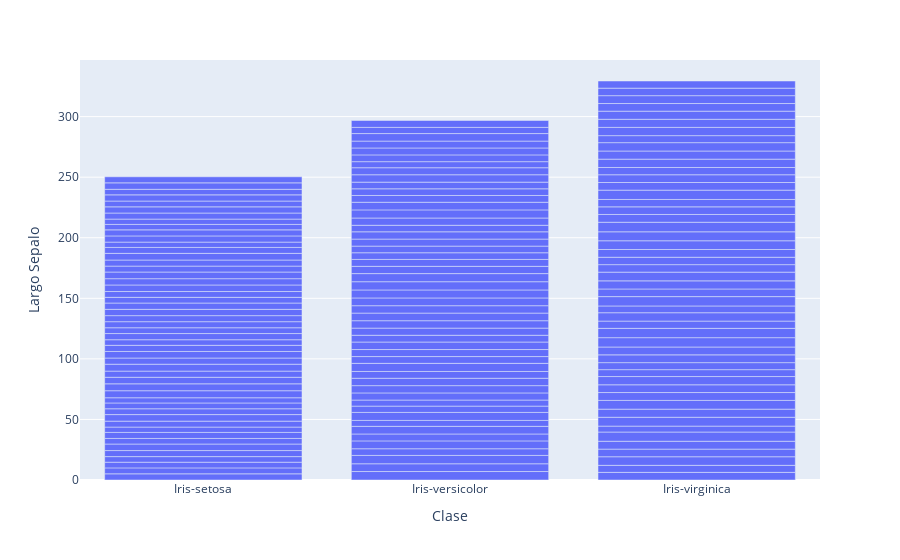

Source (notebook cell):
### Code cell
px.bar(data_frame = df_iris,
       x          = "Clase",
       y          = "Largo Sepalo",
       )

### Figure 1 — Plotly figure (JSON) as saved in the notebook; plotly's stock layout.template omitted (floating-point values rounded to 4 significant figures; data arrays with more than 128 entries replaced by an {"elided": "..."} marker saying what was removed)
{"data": [{"alignmentgroup": "True", "hovertemplate": "Clase=%{x}<br>Largo Sepalo=%{y}<extra></extra>", "legendgroup": "", "marker": {"color": "#636efa", "pattern": {"shape": ""}}, "name": "", "offsetgroup": "", "orientation": "v", "showlegend": false, "textposition": "auto", "type": "bar", "x": {"elided": "150 str values"}, "xaxis": "x", "y": {"elided": "150 float values"}, "yaxis": "y"}], "layout": {"barmode": "relative", "legend": {"tracegroupgap": 0}, "margin": {"t": 60}, "xaxis": {"anchor": "y", "domain": [0, 1], "title": {"text": "Clase"}}, "yaxis": {"anchor": "x", "domain": [0, 1], "title": {"text": "Largo Sepalo"}}}}
